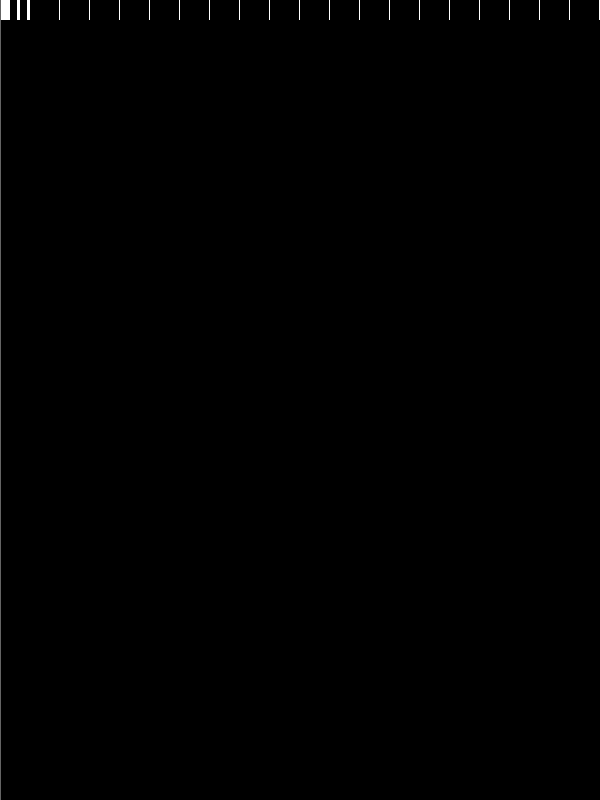
Frame 1 (no input)
Frame 60 (the mouse pressed at the canvas centre just before this capture): identical to frame 1, image omitted
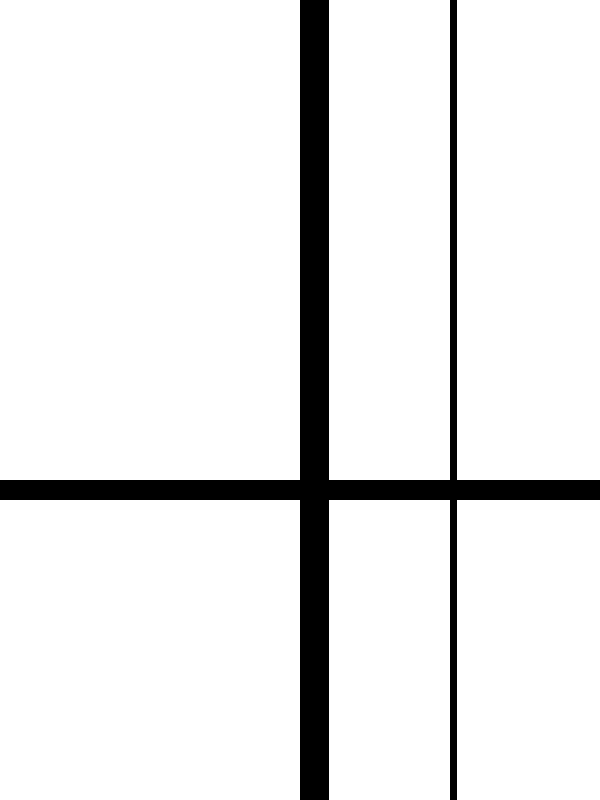
Frame 120 (the mouse held since frame 60 and released just before this capture)

The Processing sketch that drew these frames (run headless with seeded random() and noise(); from frame 60 on, the mouse is pressed at the canvas centre):

// Processing sketch: code____
// ── code____.pde
float linex=0;
 float linex2=0;
 float liney=0;
 float linexWidth=random(25,30);
 float linex2Width=random(3,15);
 float lineyWidth=random(5,20);



 void setup() {
   size(600, 800);
   background(255);
 }




 void draw() {
   background(255);


 linex=0;
   while (linex<width) {
     if (mouseX<1) {
       linex=linex+30;
     } else {
       linex=linex+mouseX;
     }
     stroke(0);
     fill(0);
     rect(linex, 0, linexWidth, height);
   }



   linex2=0;
   while (linex2<width) {
     if (mouseX<1) {
       linex2=linex2+10;
     } else {
       linex2=linex2+mouseX*1.5;
     }
     stroke(0);
     fill(0);
     rect(linex2, 0, linex2Width, height);
   }



   liney=0;
   while (liney<height) {
     if (mouseY<1) {
       liney=liney+20;
     } else {
       liney=liney+mouseY*1.2;
     }
     stroke(0);
     fill(0);
     rect(0, liney, width, lineyWidth);
   }


   liney=0;
   while (liney<height) {
     if (mouseY<1) {
       liney=liney+20;
     } else {
       liney=liney+mouseY*2;
     }
     stroke(100);
     fill(100);
     rect(0, liney+lineyWidth, mouseX*3+10-linex2Width*2, mouseY*3+20-lineyWidth*5);
   }



 }
